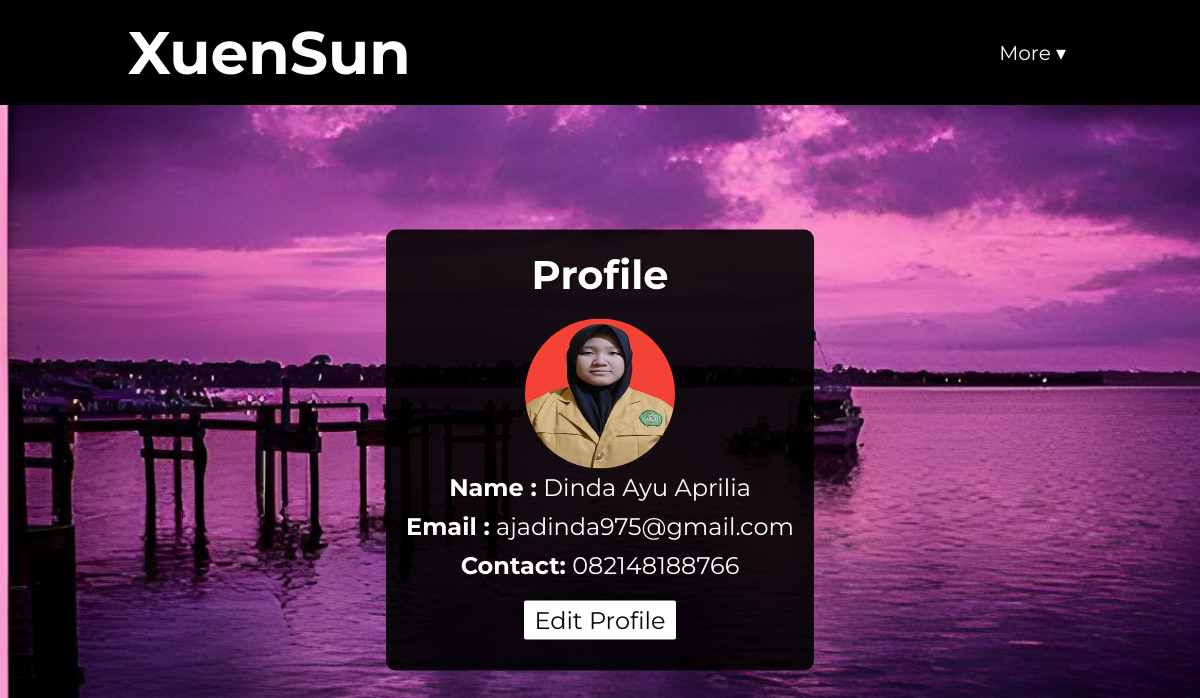
Screenshot of /profile.php (signed in) with the database file from the repository.
### tables this page shows
CREATE TABLE `users` (
  `id` int(11) NOT NULL,
  `name` varchar(255) NOT NULL,
  `email` varchar(255) NOT NULL,
  `password` varchar(255) NOT NULL,
  `contact` varchar(255) NOT NULL,
  `profile_picture` text DEFAULT NULL
);

### web/profile.php (the view, shortened to what this page needs)
<?php
require 'header.php';
?>
<?php
    $email = $_SESSION['email'];
    $query = "SELECT * FROM users WHERE email = '$email'";
    $result = mysqli_query($con, $query);
    if ($result) {
        $user = mysqli_fetch_assoc($result);
    }
    $profilePicturePath = $user['profile_picture'];
?>
</head>
<body>
<?php
    require 'navbar.php';
?>
<div class="form">
        <div class="form-container">
        <div style="text-align: center;">
            <h1>Profile</h1>
            <div  class="controls">
                <center>
                    <img style="width: 150px; height: 150px; border-radius: 100px" src="<?php echo $profilePicturePath; ?>" alt="Foto Profil">
                </center>
                <p style="color: #ffffff;" ><strong>Name   :</strong> <?php echo $user['name'   ]; ?></p>
                <p style="color: #ffffff;" ><strong>Email  :</strong> <?php echo $user['email'  ]; ?></p>
                <p style="color: #ffffff;" ><strong>Contact:</strong> <?php echo $user['contact']; ?></p>
                <a style="background-color: #ffffff; border: #000000 1px solid; padding: 5px 10px; color: #070606; text-decoration: none; border-radius: 3px; margin: 10px 0px;" href="edit_profile.php">Edit Profile</a>
            </div>
        </div>
    </div>
</div>
</body>
</html>

### rows the page displays
users: profile_picture (picture), name "Dinda Ayu Aprilia", email "ajadinda975@gmail.com", contact "082148188766"
